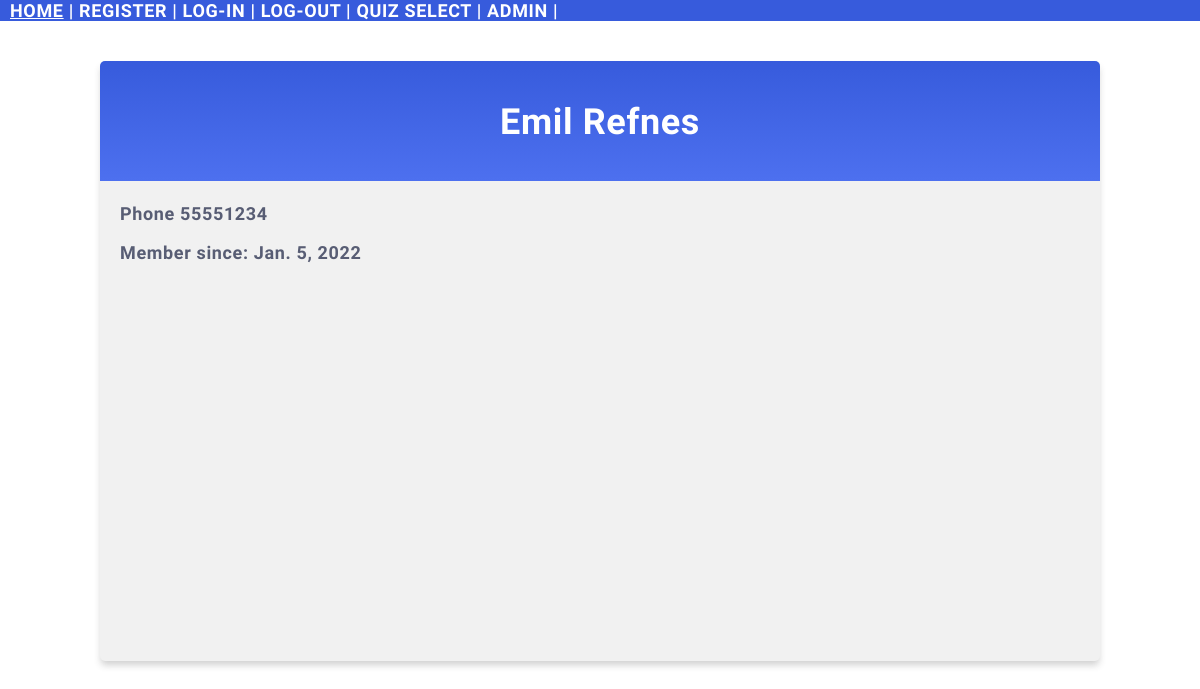
Screenshot of /allUsers/details/1 with the database file from the repository.
### userProfiles/models.py (models this page shows)
class Users(models.Model):
    firstname = models.CharField(max_length=255)
    lastname = models.CharField(max_length=255)
    phone = models.IntegerField(null=True)
    joined_date = models.DateField(null=True)

### userProfiles/views.py (the view)
# urls.py: path('allUsers/details/<int:id>', views.details, name='detailsScreen'),
def details(request, id):
    myusers = Users.objects.get(id=id)
    template = loader.get_template('userProfiles/details.html')
    context = {
        'myusers': myusers,
        }
    return HttpResponse(template.render(context, request))

### templates/userProfiles/details.html (shortened to what this page needs)
{% extends "master.html" %}
{% block content %}
<div class="mycard">
    <h1>{{ myusers.firstname }} {{ myusers.lastname }}</h1>
    <p>Phone {{ myusers.phone }}</p>
    <p>Member since: {{ myusers.joined_date }}</p>
</div>
{% endblock %}

### mystaticfiles/myglobal.css (style rules this page uses)
body { height: 100vh; margin: 0; font: 600 18px 'Source Sans Pro', sans-serif; letter-spacing: 0.64px; color: #585d74; }
.mycard { background-color: #f1f1f1; background-image: linear-gradient(to bottom, #375BDC, #4D70EF); background-size: 100% 120px; background-repeat: no-repeat; margin: 40px auto; height: 70%; width: 80%; border-radius: 5px; box-shadow: 0 5px 7px -1px rgba(51, 51, 51, 0.23); padding: 20px; }
.mycard h1 { text-align: center; color: #ffffff; margin: 20px 0 60px 0; }

### rows the page displays
Users: firstname "Emil", lastname "Refnes", phone "55551234", joined_date "Jan. 5, 2022"
